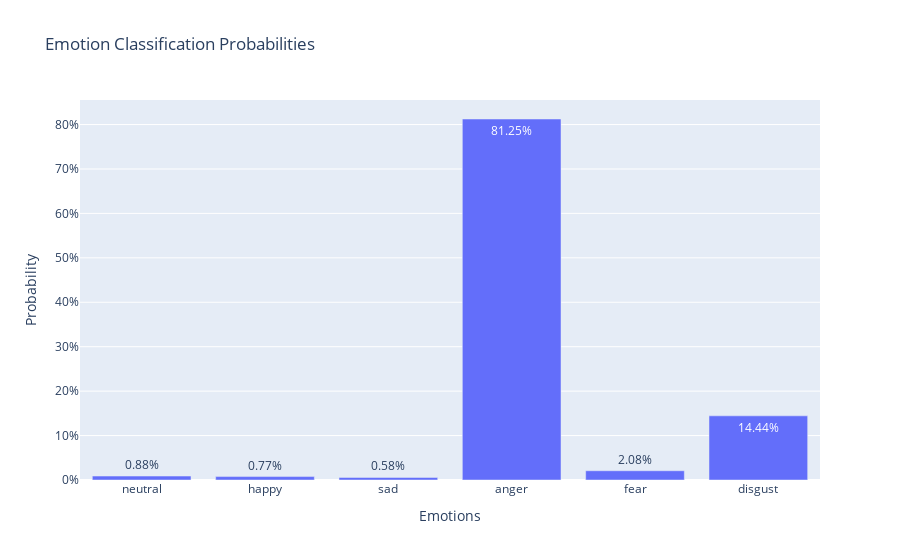

Here is the notebook cell this chart was saved with:
### Code cell
softmax = torch.nn.Softmax(-1)
audio_path = "recording_iter.wav"
recorder.save(audio_path)
audio_input, sample_rate = librosa.load(audio_path, sr=16000)
input_values = feature_extractor(audio_input, sampling_rate=sample_rate, return_tensors="pt")
input_values['labels'] = torch.tensor([0])
logits = model(**input_values)['logits']
probabilities = softmax(logits).tolist()[0]
plot_emotion_probabilities(probabilities, emotions)

### Figure 1 — Plotly figure (JSON) as saved in the notebook; plotly's stock layout.template omitted (floating-point values rounded to 4 significant figures)
{"data": [{"text": ["0.88%", "0.77%", "0.58%", "81.25%", "2.08%", "14.44%"], "textposition": "auto", "type": "bar", "x": ["neutral", "happy", "sad", "anger", "fear", "disgust"], "y": [0.008835, 0.007685, 0.005792, 0.8125, 0.02081, 0.1444]}], "layout": {"autosize": true, "bargap": 0.2, "title": {"text": "Emotion Classification Probabilities"}, "xaxis": {"autorange": true, "range": [-0.5, 5.5], "showspikes": false, "title": {"text": "Emotions"}, "type": "category"}, "yaxis": {"autorange": true, "range": [0, 0.8552], "showspikes": false, "tickformat": ".0%", "title": {"text": "Probability"}, "type": "linear"}}}
